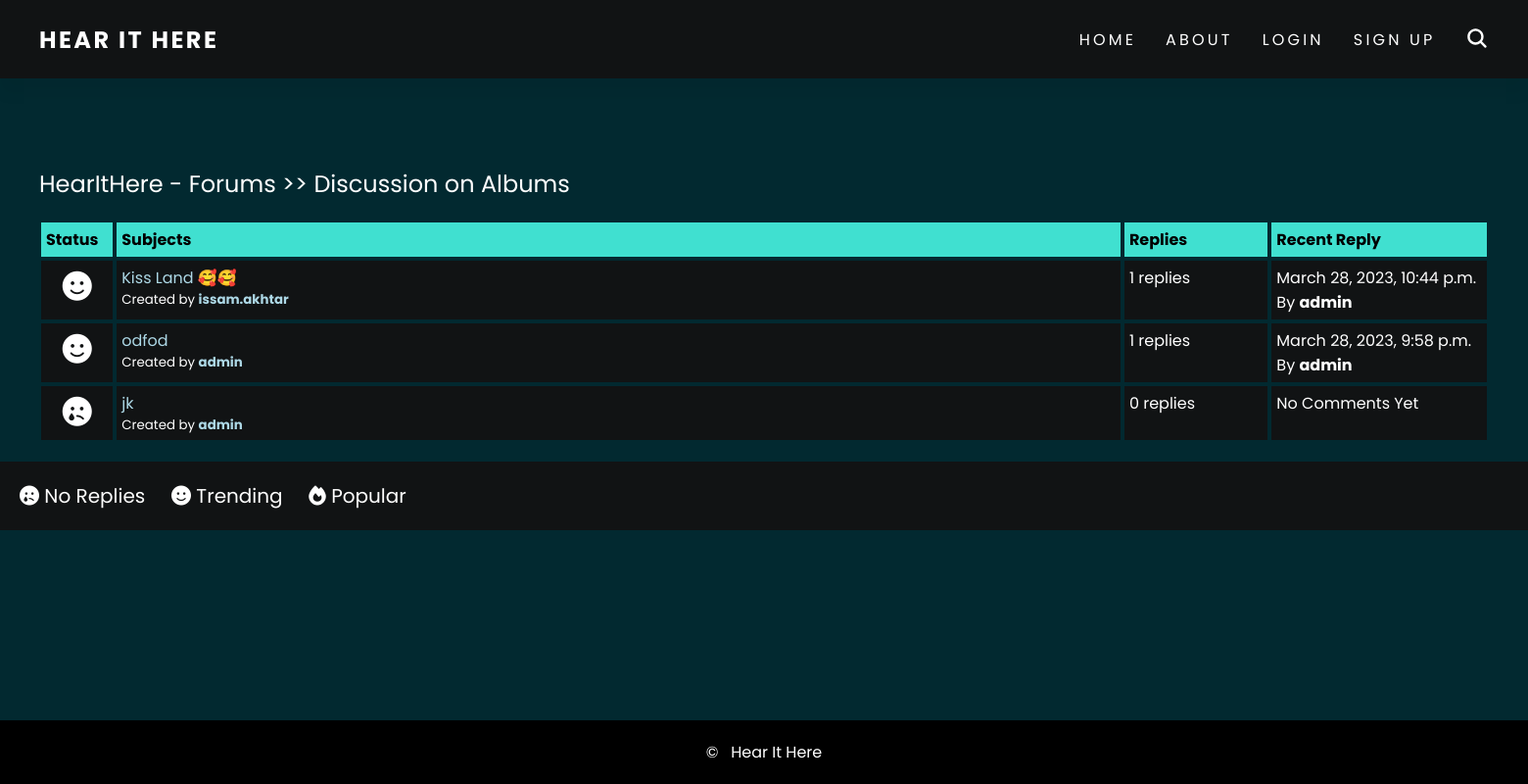
/forum/3/, run on an earlier commit of the app's database.
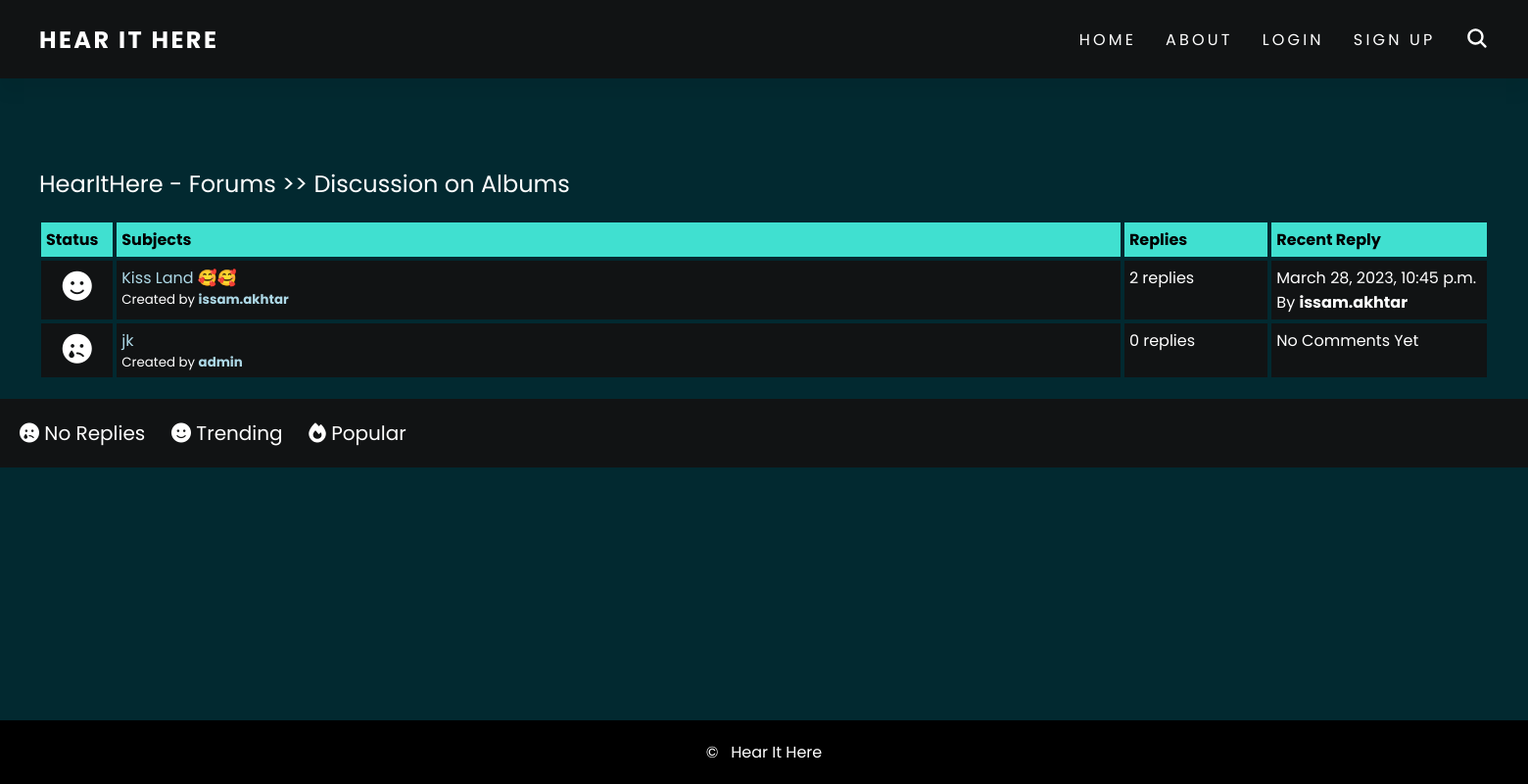
And on a later commit of the database.
### forum/models.py (models this page shows, shortened)
class Post(models.Model):
    title = models.CharField(max_length=100, unique=True, null=False)
    description = models.TextField(null=False)
    time = models.DateTimeField(auto_now_add=True)
    user = models.ForeignKey(CustomUser, on_delete=models.CASCADE)
    category = models.ForeignKey(Category, on_delete=models.CASCADE)

class Comment(models.Model):
    description = models.TextField(null=False, verbose_name="Reply:")
    time = models.DateTimeField(auto_now_add=True)
    user = models.ForeignKey(CustomUser, on_delete=models.CASCADE)
    post = models.ForeignKey(Post, on_delete=models.CASCADE)

### account/models.py (models this page shows, shortened)
class CustomUser(AbstractBaseUser, PermissionsMixin):
    email = models.EmailField(max_length=255, null=False, unique=True)
    username = models.CharField(max_length=50, null=False, unique=True)
    date_joined = models.DateTimeField(auto_now_add=True)
    is_staff = models.BooleanField(default=False)
    is_active = models.BooleanField(default=False)
    is_mod = models.BooleanField(default=False)
    USERNAME_FIELD = 'username'
    REQUIRED_FIELDS = ['email']
    objects = CustomUserManager()

### forum/views.py (the view)
# urls.py: path('<int:category_id>/', views.browse_posts, name='posts'),
def browse_posts(request, category_id):
    category = get_object_or_404(Category, id=category_id)
    posts = Post.objects.filter(category_id=category_id).order_by('-time')
    return render(request, 'forum/posts.html', {'category': category, 'posts': posts})

### forum/templates/forum/posts.html (shortened to what this page needs)
{% extends 'templates/base.html' %}
{% block content %}
<div class="container">
    <div class="navigate">
        <span>  <a href="{% url 'homepage:home' %}">HearItHere - Forums >> {{ category.title }}</a></span>
    </div>
    <div class="posts-table">
        <div class="table-head">
            <div class="status">Status</div>
            <div class="subjects">Subjects</div>
            <div class="replies">Replies</div>
            <div class="last-reply">Recent Reply</div>
        </div>
        {% for post in posts %}
        <div class="table-row">
            {% if post.comment_set.count == 0 %}
                 <div class = "status"><i class="fa-solid fa-face-sad-tear"></i></div>
            {% elif post.comment_set.count < 4 %}
                <div class = "status"><i class="fa-solid fa-face-smile"></i></div>
            {% else %}
                <div class = "status"><i class="fa-solid fa-fire"></i></div>
            {% endif %}
            <div class = "subjects"><a href="{% url 'forum:view_post' category_id=category.id post_id=post.id %}">
                {{ post.title }}</a>
                <div class="created-by">
                    <span>Created by <b><a href="{% url 'account:profile' username=post.user.username %}">
                        {{ post.user.username }}</a></b></span>
                </div>
            </div>
            <div class="replies">
                {{ post.comment_set.count }} replies
                <br>
            </div>
            <div class="last-reply">
                {% if post.comment_set.count == 0 %}
                    No Comments Yet
                {% else %}
                    {{ post.comment_set.last.time }}
                    <br>
                    By <b><a href="{% url 'account:profile' username=post.comment_set.last.user.username %}"></a>
                        {{ post.comment_set.last.user.username }}</a></b>
                        {% endif %}
            </div>
        </div>
        {% endfor %}
    </div>
</div>
<div class = "note">
    <span>
        <i class="fa-solid fa-face-sad-tear"></i> No Replies&nbsp;&nbsp;&nbsp;&nbsp;
    </span>
    <span>
        <i class="fa-solid fa-face-smile"></i> Trending&nbsp;&nbsp;&nbsp;&nbsp;
    </span>
    <span>
        <i class="fa-solid fa-fire"></i> Popular&nbsp;&nbsp;&nbsp;&nbsp;
    </span>
</div>
{% endblock %}

What changed in the data, as far as the page shows it:
removed Post: title "odfod", user.username "admin", comment_set.count "1", comment_set.last.time "March 28, 2023, 9:58 p.m.", comment_set.last.user.username "admin"
computed for Post "Kiss Land 🥰🥰": comment_set.count "1" → "2"; comment_set.last.time "March 28, 2023, 10:44 p.m." → "March 28, 2023, 10:45 p.m."; comment_set.last.user.username "admin" → "issam.akhtar"
